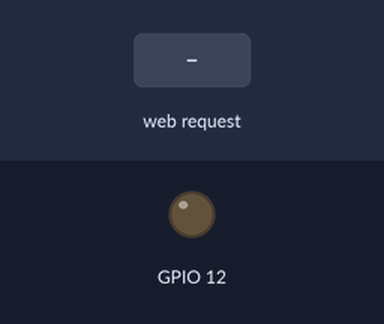
A program run on a simulated Raspberry Pi (BCM pin numbers). Shown: output pins drawn as LEDs (lit = HIGH). Dashed ring = blinking. Inputs (shaded band) come from the test bench. The clock reads 2024-03-15 10:24:30 at power-on unless the program sets it; what the program prints to the terminal is not drawn.

Above: at 1.2 s.
1.3 s: HTTP request for /on received
At 1.7 s:
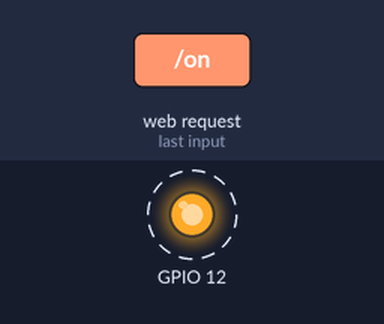
Timing chart, 0 to 11.8 s (numbered marks = the images above; inputs shaded):
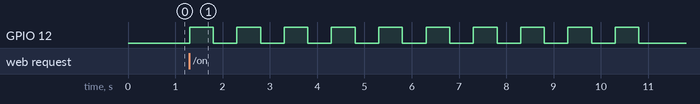

The program:

2diod_web_server.py
```python
import RPi.GPIO as GPIO
import time
from flask import Flask, render_template, request

GPIO.setwarnings(False)


app = Flask(__name__)


@app.route('/')
def main():

    return render_template('index.html' )


@app.route('/<action>')


def control(action):

    if action == 'on':
        GPIO.setmode(GPIO.BCM)
        GPIO.setup(12, GPIO.OUT)
        for i in range(10):
            GPIO.output(12,True)
            time.sleep(0.5)
            GPIO.output(12,False)
            time.sleep(0.5)

    if action == 'stop':
        GPIO.output(12,False)
        print("Была нажата кнопка ВЫКЛЮЧИТЬ")


    GPIO.cleanup()


    return render_template('index.html')


#запускаем веб-сервер
if __name__ == '__main__':
    app.run( host='192.168.0.20', port=5000, debug=True)
```

Measured:
- after the input at 1.3 s, GPIO 12: alternates HIGH for 0.50 s and LOW for 0.50 s, starting at once
